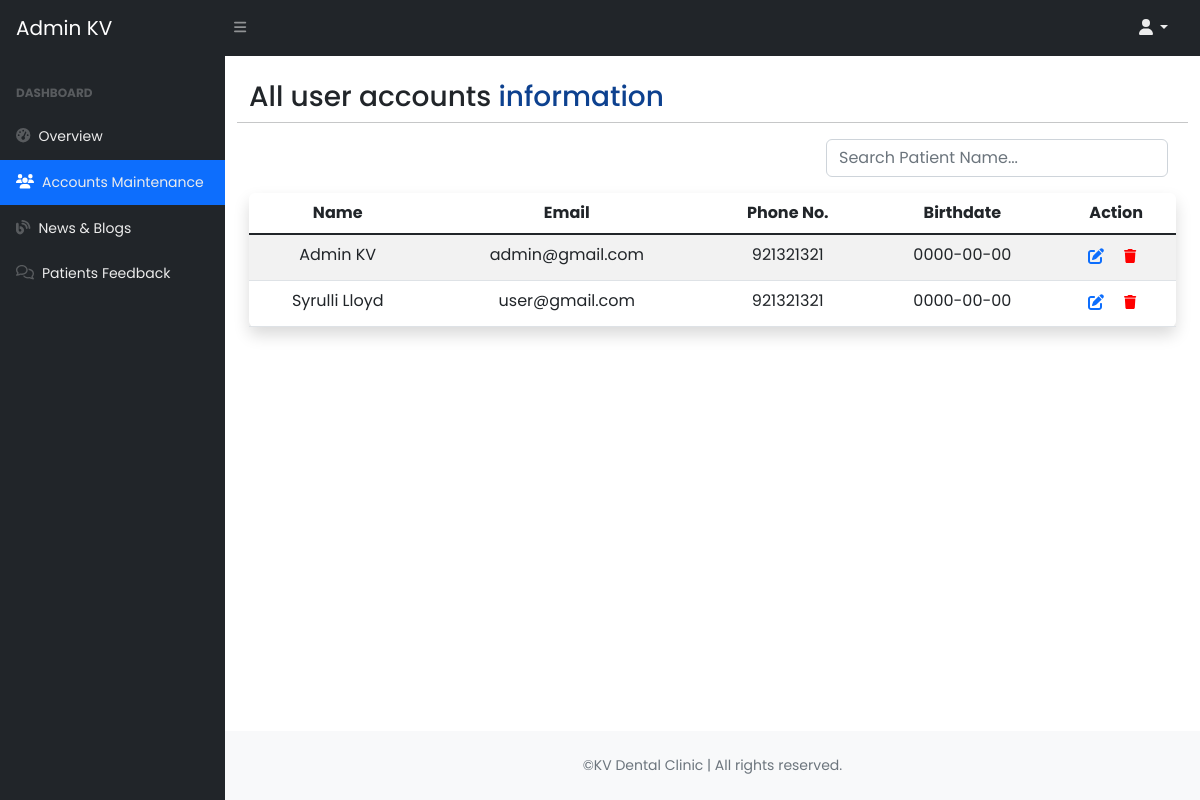
The page /admin/all_users.php (signed in) on the database as committed earlier.
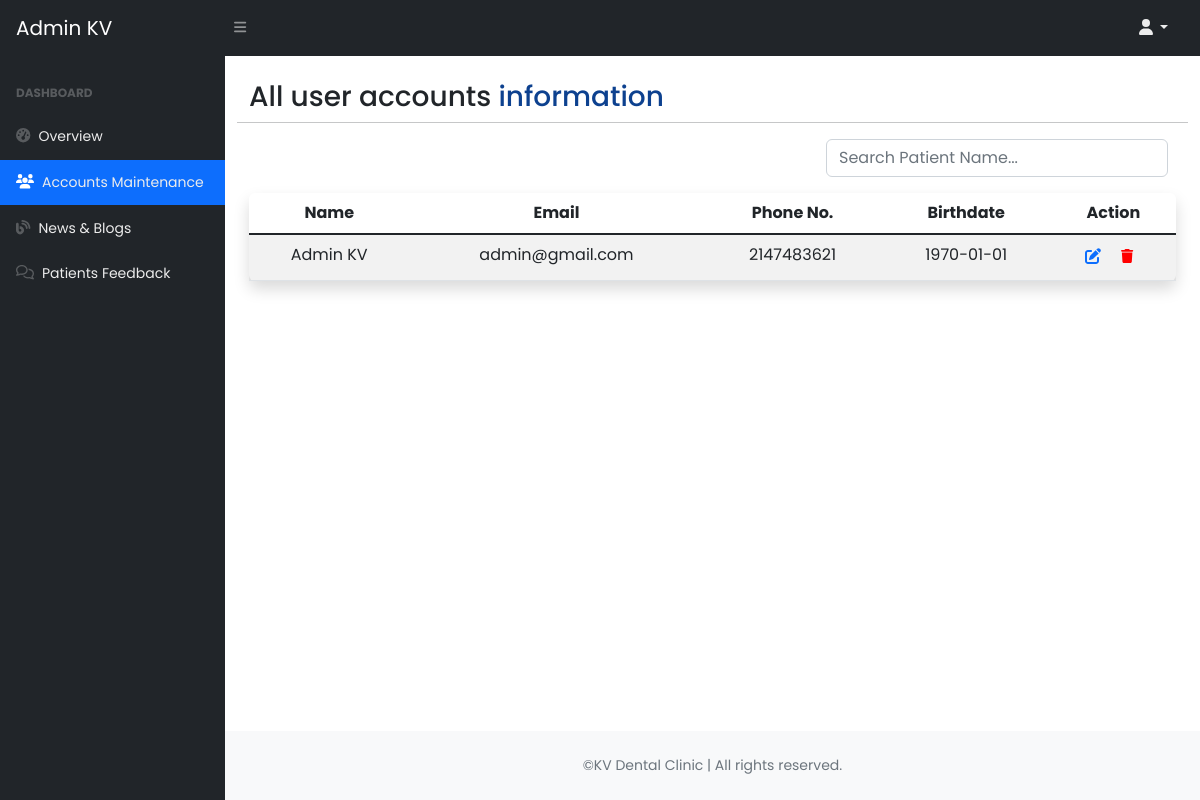
The same page on the database as committed later.
### tables this page shows
CREATE TABLE `tbl_users` (
  `id` int(11) NOT NULL,
  `name` varchar(191) NOT NULL,
  `email` varchar(191) NOT NULL,
  `dob` date NOT NULL,
  `phone` int(15) NOT NULL,
  `password` varchar(191) NOT NULL,
  `role_as` tinyint(4) NOT NULL,
  `created_at` timestamp NOT NULL DEFAULT current_timestamp()
);

### functions/myfunction.php (called while the page is built, shortened)
<?php
    include('../config/dbcon.php');
        function getAll($tbl_users){
            global $con;
            $q = "SELECT * FROM $tbl_users";
           return $q = mysqli_query($con, $q);
        }
?>

### admin/all_users.php (the view, shortened to what this page needs)
<?php
    include('inc/header.php');
?>
<section>
    <div class="container-fluid px-4 mt-4" id="user_table">
        <div class="row">
            <h3 class="float-start">All user accounts <span>information</span></h3>
            <hr>
        </div>
        <div class="row float-end mb-3">
            <form class="d-flex" role="search">
                <input id="searchInput" class="form-control me-2" type="search" placeholder="Search Patient Name..." aria-label="Search">
            </form>
        </div>
        <table class="table table-striped table-wrapper-scroll-y my-custom-scrollbar text-center shadow p-3 mb-5 bg-body-tertiary rounded">
            <thead>
                <tr>
                    <th>Name</th>
                    <th>Email</th>
                    <th>Phone No.</th>
                    <th>Birthdate</th>
                    <th>Action</th>
                </tr>
            </thead>
            <tbody id="searchPatientName">
                <?php
                    $users = getAll("tbl_users");
                    if (mysqli_num_rows($users) > 0) {
                        foreach ($users as $data) {
                            ?>
                                <tr>
                                    <td><?= $data['name']; ?></td>
                                    <td><?= $data['email']; ?></td>
                                    <td><?= $data['phone']; ?></td>
                                    <td><?= $data['dob']; ?></td>
                                    <td>
                                        <a href="edit_user.php?id=<?= $data['id']; ?>" type="button" class="me-2" title="Edit user information"><i class="fa-solid fa-pen-to-square"></i></a>
                                        <a type="button" value="<?= $data['id']; ?>" class="delete_user_btn btn-sm" title="Delete User"><i class="fa-solid fa-trash" style="color: red;"></i></a>
                                    </td>
                                </tr>
                            <?php
                        }
                    }else{
                        echo "No record found.";
                    }
                ?>
            </tbody>
        </table>
    </div>
</section>
<?php include('inc/footer.php'); ?>

### admin/inc/header.php (shortened to what this page needs)
<!DOCTYPE html>
<html lang="en">
    <head>
        <link href="lib/css/styles.css" rel="stylesheet"/>
        <link href="lib/css/bs.css" rel="stylesheet"/>
        <link href="lib/css/my_style.css" rel="stylesheet"/>
        <link rel="stylesheet" href="//cdn.jsdelivr.net/npm/alertifyjs@1.13.1/build/css/alertify.min.css"/>
        <link rel="stylesheet" href="//cdn.jsdelivr.net/npm/alertifyjs@1.13.1/build/css/themes/bootstrap.min.css"/>
    </head>
    <body class="sb-nav-fixed">
        <?php include('inc/admin_nav.php');?>
        <div id="layoutSidenav">
            <?php include('inc/admin_sidebar.php');?>
            <div id="layoutSidenav_content">

### admin/inc/admin_nav.php (shortened to what this page needs)
<nav class="sb-topnav navbar navbar-expand navbar-dark bg-dark">
    <a class="navbar-brand ps-3" href="../admin/index.php"> <?= $_SESSION['auth_user']['name']; ?></a>
    <button class="btn btn-link btn-sm order-1 order-lg-0 me-4 me-lg-0" id="sidebarToggle" href="#!"><i class="fas fa-bars"></i></button>
    <ul class="navbar-nav ms-auto ms-md-0 me-3 me-lg-4">
        <li class="nav-item dropdown">
            <a class="nav-link dropdown-toggle" id="navbarDropdown" href="#" role="button" data-bs-toggle="dropdown" aria-expanded="false"><i class="fas fa-user fa-fw"></i></a>
        </li>
    </ul>
</nav>

### admin/inc/admin_sidebar.php
<?php
    $page = substr($_SERVER['SCRIPT_NAME'], strrpos($_SERVER['SCRIPT_NAME'],"/")+1);
?>
<div id="layoutSidenav_nav">
    <nav class="sb-sidenav accordion sb-sidenav-dark" id="sidenavAccordion">
        <div class="sb-sidenav-menu">
            <div class="nav">
                <div class="sb-sidenav-menu-heading">Dashboard</div>
                <a class="nav-link <?= $page == "index.php"? 'active bg-primary':''; ?>" href="../admin/index.php">
                    <div class="sb-nav-link-icon"><i class="fas fa-tachometer-alt"></i></div>
                    <small>Overview</small>
                </a>
                <a class="nav-link <?= $page == "all_users.php"? 'active bg-primary':''; ?>" href="all_users.php">
                    <div class="sb-nav-link-icon"><i class="fa-solid fa-users"></i></div>
                    <small>Accounts Maintenance</small>
                </a>
                <a class="nav-link <?= $page == "all_blog.php"? 'active bg-primary':''; ?>" href="all_blog.php">
                    <div class="sb-nav-link-icon"><i class="fa-solid fa-blog"></i></div>
                    <small>News & Blogs</small>
                </a>
                <a class="nav-link <?= $page == "all_feedbacks.php"? 'active bg-primary':''; ?>" href="all_feedbacks.php">
                    <div class="sb-nav-link-icon"><i class="fa-regular fa-comments"></i></div>
                    <small>Patients Feedback</small>
                </a>
            </div>
        </div>
    </nav>
</div>

### admin/inc/footer.php (shortened to what this page needs)
            <footer class="py-4 bg-light mt-auto postion">
                    <div class="container-fluid px-4">
                        <div class="small text-center">
                            <div class="text-muted">&copy;KV Dental Clinic | All rights reserved.</div>
                        </div>
                    </div>
                </footer>
            </div>
        </div>
    </body>
</html>

Rows that differ between the two databases and show on the page:
removed tbl_users: name "Syrulli Lloyd", email "user@gmail.com", phone "921321321", dob "0000-00-00", $data['id'] 22 (drawn)
changed tbl_users "Admin KV": phone "921321321" → "2147483621"; dob "0000-00-00" → "1970-01-01"
